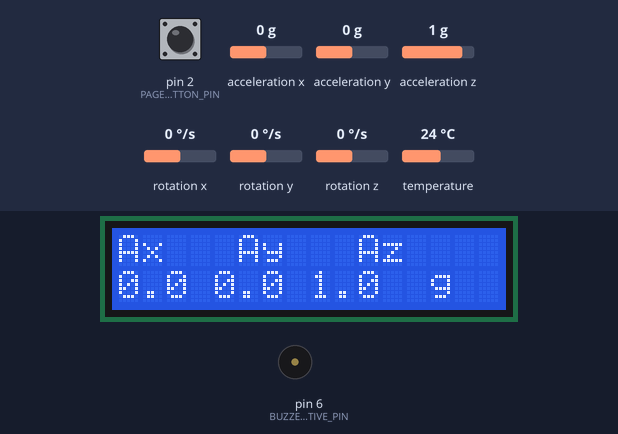
The sketch below on a simulated Arduino Uno, built with avr-gcc and run on an emulated ATmega328P. On the bench: 16×2 character LCD, buzzer (waves = sounding). The inputs (shaded band) are chosen by the test bench; at power-on: pin 2 (PAGE_CHANGE_BUTTON_PIN) HIGH, acceleration z 1 g, acceleration x 0 g, acceleration y 0 g, rotation x 0 °/s, rotation y 0 °/s, rotation z 0 °/s, temperature 24 °C. What the sketch prints to the serial monitor is not drawn.

Above: at 1.3 s.
1.4 s: pin 2 (PAGE_CHANGE_BUTTON_PIN) pulled LOW for 0.15 s
At 2.6 s:
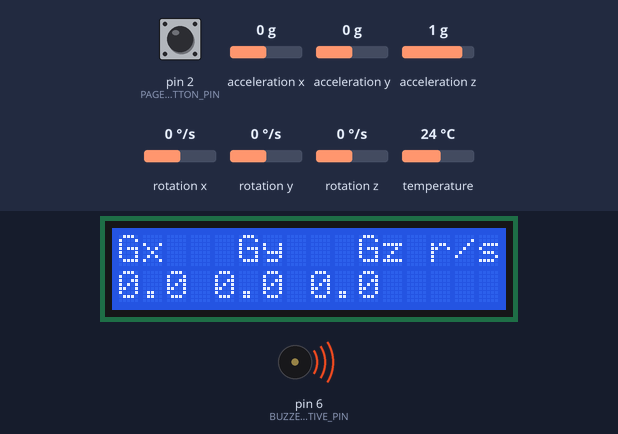
3.0 s: pin 2 (PAGE_CHANGE_BUTTON_PIN) pulled LOW for 1 s
At 4.4 s:
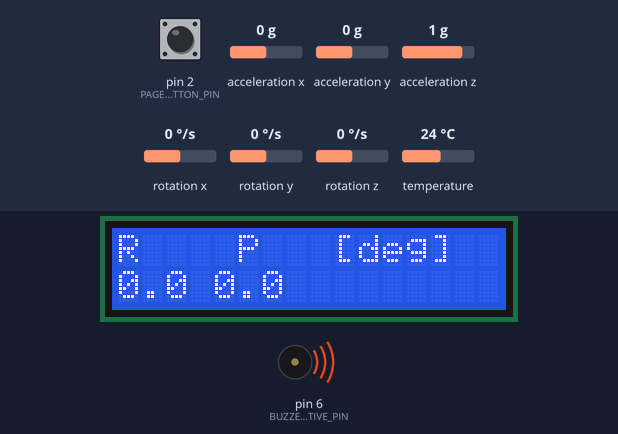
5.5 s: acceleration z set to 0 g
At 6.6 s:
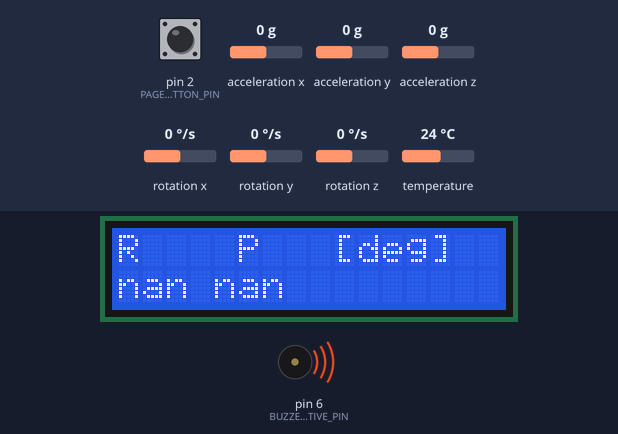
7.0 s: pin 2 (PAGE_CHANGE_BUTTON_PIN) pulled LOW for 0.15 s
At 7.6 s:
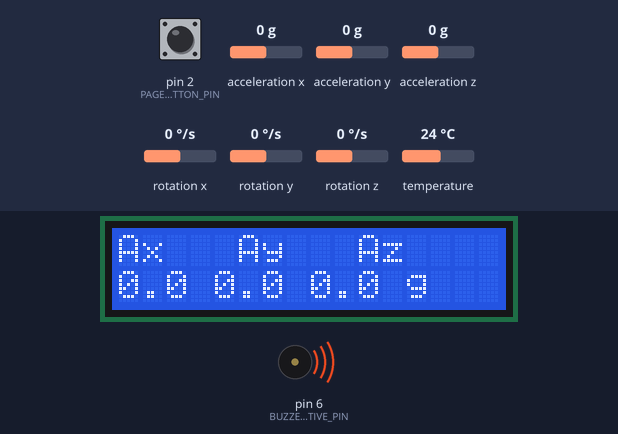
8.6 s: acceleration x set to -1.4 g
At 9.9 s:
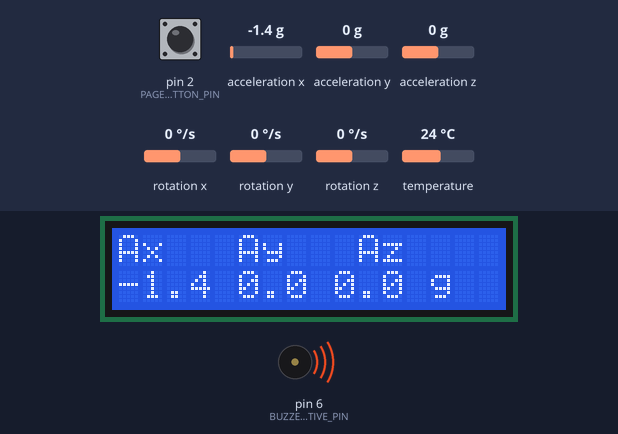
10.2 s: acceleration x set to 0 g
At 11.2 s:
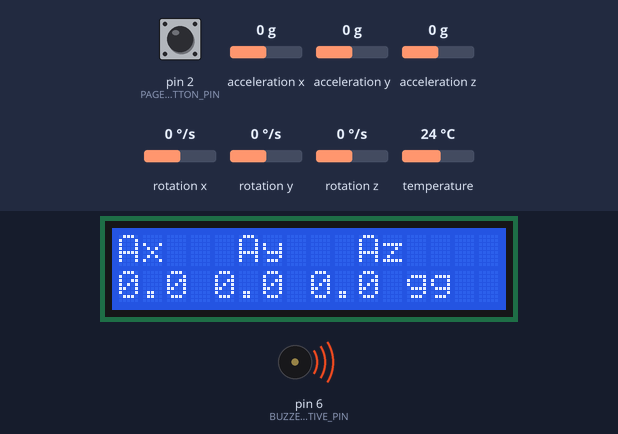
Timing chart, 0 to 12.8 s (numbered marks = the images above; inputs shaded):
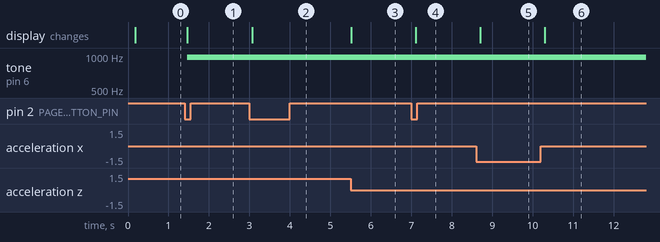

Measured:
- after the input at 1.4 s, tone on pin 6 (BUZZER_ACTIVE_PIN): silent → 977 Hz after 0.06 s; the display: changes after 0.06 s (image 1)
- after the input at 3.0 s, the display: changes after 0.07 s (image 2)
- after the input at 5.5 s, the display: changes at once (image 3)
- after the input at 7.0 s, the display: changes after 0.10 s (image 4)
- after the input at 8.6 s, the display: changes after 0.10 s (image 5)
- after the input at 10.2 s, the display: changes after 0.10 s (image 6)

The sketch:

project_4_accel_display.ino
```cpp
/**
 * OCE4531 Project 4: MPU6050 Accelerometer and LCD Display
 * @brief This is the solution for OCE4531's fourth and final project, the accelerometer display
 * This should not be considered the absolute correct answer that all of the students must have,
 * but it is the ball park they should be within.
 * See handout for more information
 *
 * This is the code for the undergraduate portion of the project
 *
 * @author Braidan Duffy
 *
 * @date May 30, 2022
 *
 * @version v1.0
 */

// LCD Instantiation
#include <LiquidCrystal.h>

LiquidCrystal lcd(7, 8, 9, 10, 11, 12); // RS, En, D4, D5, D6, D7

// MPU6050 Instantiation
#include <Adafruit_MPU6050.h>
#include <Adafruit_Sensor.h>
#include "Wire.h"
#include <math.h>

Adafruit_MPU6050 mpu;

// General instantiations
#define PAGE_CHANGE_BUTTON_PIN 2
#define BUZZER_ACTIVE_PIN 6
#define BUZZER_ACTIVE_TIME 250 // ms
#define MAX_NUM_PAGES 3

bool isBuzzerActive = false;
long buzzerStartTime = 0;
uint8_t curPageNum = 0; // 0: acceleration, 1: gyroscope, 2: orientation
bool isPageChanged = false;

struct Telemetry {
    float accelX = 0;
    float accelY = 0;
    float accelZ = 0;
    float gyroX = 0;
    float gyroY = 0;
    float gyroZ = 0;
    float roll = 0;
    float pitch = 0;
} data;

void setup() {
    Serial.begin(115200);
    // Pin initializations
    pinMode(BUZZER_ACTIVE_PIN, OUTPUT);
    pinMode(PAGE_CHANGE_BUTTON_PIN, INPUT_PULLUP);
    attachInterrupt(digitalPinToInterrupt(PAGE_CHANGE_BUTTON_PIN), pageChangeISR, FALLING);

    // Set up the LCD's number of columns and rows:
    Serial.print("Initializing LCD...");
    lcd.begin(16, 2);
    Serial.println("done!");

    Serial.print("Initializing IMU...");
    if (!mpu.begin()) { // Try to initialize!
        Serial.println("Failed to find MPU6050 chip");
        while (true); // Block further code execution
    }
    Serial.println("done!"); Serial.println();

    mpu.setAccelerometerRange(MPU6050_RANGE_8_G);
    Serial.print("Accelerometer range set to: ");
    switch (mpu.getAccelerometerRange()) {
    case MPU6050_RANGE_2_G:
        Serial.println("+-2G");
        break;
    case MPU6050_RANGE_4_G:
        Serial.println("+-4G");
        break;
    case MPU6050_RANGE_8_G:
        Serial.println("+-8G");
        break;
    case MPU6050_RANGE_16_G:
        Serial.println("+-16G");
        break;
    }

    mpu.setGyroRange(MPU6050_RANGE_500_DEG);
    Serial.print("Gyro range set to: ");
    switch (mpu.getGyroRange()) {
    case MPU6050_RANGE_250_DEG:
        Serial.println("+- 250 deg/s");
        break;
    case MPU6050_RANGE_500_DEG:
        Serial.println("+- 500 deg/s");
        break;
    case MPU6050_RANGE_1000_DEG:
        Serial.println("+- 1000 deg/s");
        break;
    case MPU6050_RANGE_2000_DEG:
        Serial.println("+- 2000 deg/s");
        break;
    }

    mpu.setFilterBandwidth(MPU6050_BAND_21_HZ);
    Serial.print("Filter bandwidth set to: ");
    switch (mpu.getFilterBandwidth()) {
    case MPU6050_BAND_260_HZ:
        Serial.println("260 Hz");
        break;
    case MPU6050_BAND_184_HZ:
        Serial.println("184 Hz");
        break;
    case MPU6050_BAND_94_HZ:
        Serial.println("94 Hz");
        break;
    case MPU6050_BAND_44_HZ:
        Serial.println("44 Hz");
        break;
    case MPU6050_BAND_21_HZ:
        Serial.println("21 Hz");
        break;
    case MPU6050_BAND_10_HZ:
        Serial.println("10 Hz");
        break;
    case MPU6050_BAND_5_HZ:
        Serial.println("5 Hz");
        break;
    }

    Serial.println();
    delay(100);
}

void loop() {
    sensors_event_t a, g, temp;
    mpu.getEvent(&a, &g, &temp);

    // Wipe LCD screen on mode change
    if (isPageChanged) { // Check the page changed flag
        isPageChanged = false; // Reset the page changed flag
        lcd.setCursor(0, 0); // Set cursor to top row
        lcd.print("                "); // Clear top row
        lcd.setCursor(0, 1); // Set cursor to bottom row
        lcd.print("                "); // Clear bottom row
    }

    char _topRowBuffer[16]; // Buffer for LCD top row information
    char _bottomRowBuffer[16]; // Buffer for LCD bottom row information
    switch (curPageNum) {
        case 0: // Acceleration page
            // Update telemetry package
            data.accelX = a.acceleration.x;
            data.accelY = a.acceleration.y;
            data.accelZ = a.acceleration.z;

            // Update LCD display
            lcd.setCursor(0,0); // Set cursor to top row
            lcd.print("Ax   Ay   Az"); // Write headers
            lcd.setCursor(0,1); // Set cursor to bottom row
            lcd.print(data.accelX/9.81, 1); data.accelX > 0 ? lcd.print("  ") : lcd.print(" ");
            lcd.print(data.accelY/9.81, 1); data.accelY > 0 ? lcd.print("  ") : lcd.print(" ");
            lcd.print(data.accelZ/9.81, 1); data.accelZ > 0 ? lcd.print("  ") : lcd.print(" ");
            lcd.print("g");

            break;
        case 1: // Gyroscope page
            // Update telemetry package
            data.gyroX = g.gyro.x;
            data.gyroY = g.gyro.y;
            data.gyroZ = g.gyro.z;

            // Update LCD display
            lcd.setCursor(0,0); // Set cursor to top row
            lcd.print("Gx   Gy   Gz r/s"); // Write headers
            lcd.setCursor(0,1); // Set cursor to bottom row
            lcd.print(data.gyroX, 1); data.gyroX > 0 ? lcd.print("  ") : lcd.print(" ");
            lcd.print(data.gyroY, 1); data.gyroY > 0 ? lcd.print("  ") : lcd.print(" ");
            lcd.print(data.gyroZ, 1); data.gyroZ > 0 ? lcd.print("  ") : lcd.print(" ");

            break;

        case 2: // Orientation page
            // Update telemetry package
            data.accelX = a.acceleration.x;
            data.accelY = a.acceleration.y;
            data.accelZ = a.acceleration.z;

            data.pitch = 180 * atan (data.accelX/sqrt(data.accelY*data.accelY + data.accelZ*data.accelZ))/M_PI;
            data.roll = 180 * atan (data.accelY/sqrt(data.accelX*data.accelX + data.accelZ*data.accelZ))/M_PI;

            // Update LCD display
            lcd.setCursor(0,0); // Set cursor to top row
            lcd.print("R    P   [deg]"); // Write headers
            lcd.setCursor(0,1); // Set cursor to bottom row
            lcd.print(data.roll, 1); data.roll > 0 ? lcd.print("  ") : lcd.print(" ");
            lcd.print(data.pitch, 1); data.pitch > 0 ? lcd.print("  ") : lcd.print(" ");
            // lcd.print(data.yaw, 1); data.gyroZ > 0 ? lcd.print("  ") : lcd.print(" ");

            break;
    }

    if (isBuzzerActive) {
        if (millis() < buzzerStartTime+BUZZER_ACTIVE_TIME) {
            analogWrite(BUZZER_ACTIVE_PIN, 128); // Turn on buzzer
        }
        else {
            digitalWrite(BUZZER_ACTIVE_PIN, LOW);
            isBuzzerActive = false;
        }
    }

    delay(100);
}


// ========================
// === UPDATE FUNCTIONS ===
// ========================

// void updateDisplay(char* topRow, char* bottomRow) {
//     lcd.setCursor(0,0); // Set cursor to top row
//     lcd.print(topRow); // Write the top row data
//     lcd.setCursor(0,1); // Set cursor to bottom row
//     lcd.print(bottomRow); // Write the bottom row data
// }


// ==================================
// === INTERRUPT SERVICE ROUTINES ===
// ==================================

void pageChangeISR() {
    buzzerStartTime = millis();
    isBuzzerActive = true; // Set the buzzer active flag
    curPageNum++;
    isPageChanged = true; // Set the page changed flag
    if (curPageNum >= MAX_NUM_PAGES) { // Increment the page number and check if it is greater than the max pages
        curPageNum = 0; // Reset current page to first
    }
    // Serial.println(curPageNum); // DEBUG
}
```
